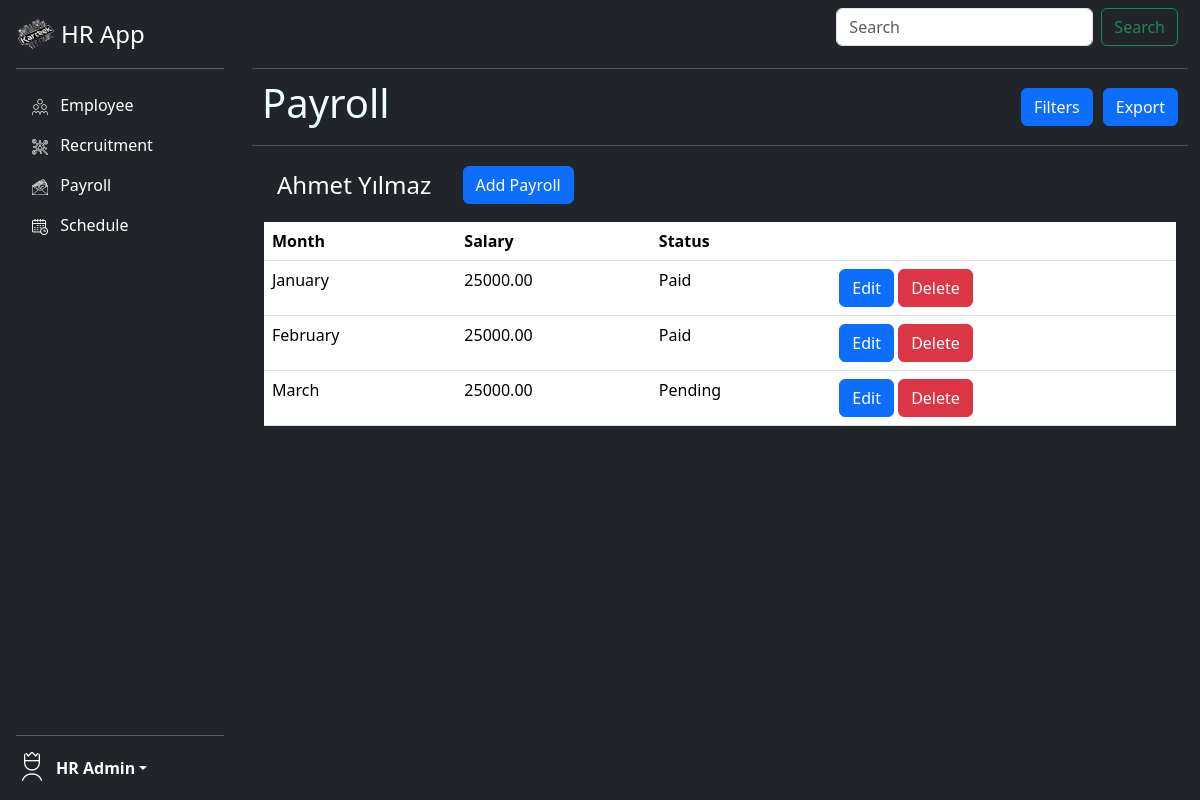
The page /hr_app/payrollview/ (signed in) on the database its author committed.
### hr_app/models.py (models this page shows, shortened)
class Employee(models.Model):
    user = models.OneToOneField(User, on_delete=models.CASCADE,null=True, blank=True)
    name = models.CharField(max_length=100)
    email = models.EmailField(help_text="someone@kartek.com",unique=True)
    phone = models.CharField(max_length=15)
    address = models.TextField(null=True)
    position = models.CharField(max_length=50)
    contract_type = models.CharField(max_length=50)
    hire_date= models.DateField()
    salary = models.DecimalField(max_digits=10,decimal_places=2)
    department = models.CharField(max_length=100)
    education = models.CharField(max_length=100)
    birthdate = models.DateField()
    photo = models.ImageField(upload_to="employee_photos/")
    password = models.CharField(max_length=120)
    absence = models.DecimalField(max_digits=4,decimal_places=1,null=True)
    USERNAME_FIELD = 'email'
    REQUIRED_FIELDS = ['name']

class Salary(models.Model):
    STATUS_CHOICES = [
        ("",""),
        ("Pending","Pending"),
        ("Paid", "Paid"),
        ("Overdue", "Overdue")
    ]
    MONTH_CHOICES =[
        ("",""),
        ("January","January"),
        ("February","February"),
        ("March","March"),
        ("April","April"),
        ("May","May"),
        ("June","June"),
        ("July","July"),
        ("Augusth","Augusth"),
        ("September","September"),
        ("October","October"),
        ("November","November"),
        ("December","December")
    ]
    employee = models.ForeignKey(Employee, on_delete=models.CASCADE, related_name="salaries")
    month = models.CharField(max_length=100, choices=MONTH_CHOICES,null=True, blank=True)
    status = models.CharField(max_length=100, choices=STATUS_CHOICES,default="Pending")

### hr_app/views.py (the view)
# urls.py: path("payrollview/",views.payrollview,name="payrollview"),
@login_required(login_url="/login")
def payrollview(request):
    employees = Employee.objects.all()
    salaries = Salary.objects.all()
    return render(request,"payroll.html",{"employees":employees, "salaries":salaries})

### hr_app/templates/payroll.html (shortened to what this page needs)
{% extends "base.html" %}
{% block content %}
<div class="container fixed-top " style="max-height: 80vh; overflow-y: auto; margin-left: 20%; margin-top: 4%;width:auto">
  <nav class=" nav nav-pills navbar-expand-lg bg-dark border-bottom border-body" data-bs-theme="dark" style="color: azure;
padding: 10px;">
  </nav>
  <nav class="navbar navbar-expand-lg bg-dark border-bottom border-body" data-bs-theme="dark" style="padding: 10px; color: azure;">
    <h1 style="margin-right: auto;"> Payroll</h1>
    <button type="button" class="btn btn-primary" data-bs-toggle="modal" data-bs-target="#exampleModal"
      style="margin-right:10px;">
      Filters
    </button>
    <a class="btn btn-primary" href="{% url 'hr_app:export_excel_payroll'%}" role="button">Export</a>
  </nav>
  <div class="container" style="margin-top: 10px; overflow-y: auto;">
    <div class="accordion-dark" id="accordionExample" style="color: azure;">
      {% for employee in employees %}
          <div class="accordion-dark-item">
            <h2 class="accordion-header-dark">
              <button class="btn btn-dark" type="button" data-bs-toggle="collapse" data-bs-target="#collapse{{employee.id}}"
                aria-expanded="true" aria-controls="collapse{{employee.id}}" style="font-size: x-large;">
                {{employee.name}}
              </button>
              <a class="btn btn-primary" href="{% url 'hr_app:add_salary' employee.id %}" role="button" style="margin: 10px;">Add Payroll</a>
            </h2>
            <div id="collapse{{employee.id}}" class="accordion-collapse collapse show" data-bs-parent="#accordionExample">
              <div class="accordion-body">
                <table class="table">
                  <thead>
                    <tr>
                      <th scope="col"> Month</th>
                      <th scope="col"> Salary</th>
                      <th scope="col"> Status</th>
                      <th scope="col"> </th>
                    </tr>
                  </thead>
                  <tbody>
                        {% for salary in employee.salaries.all %}
                          <tr>
                              <td> {{salary.month}} </td>
                              <td> {{employee.salary}} </td>
                              <td> {{salary.status}} </td>
                              <td>
                                <a class="btn btn-primary" href="{% url 'hr_app:update_salary' employee_id=employee.id salary_id=salary.id%}" role="button">Edit</a>
                                <a class="btn btn-danger" href="{% url 'hr_app:delete_salary' salary.id %}" role="button">Delete</a>
                              </td>
                          </tr>
                        {% endfor %}
                  </tbody>
                </table>
              </div>
            </div>
          </div>
      {% endfor %}
    </div>
  </div>
</div>
  {% endblock %}

### rows shown on the page
Employee: name "Ahmet Yılmaz", salary "25000.00"
Salary: month "January", status "Paid"
Salary: month "February", status "Paid"
Salary: month "March", status "Pending"
